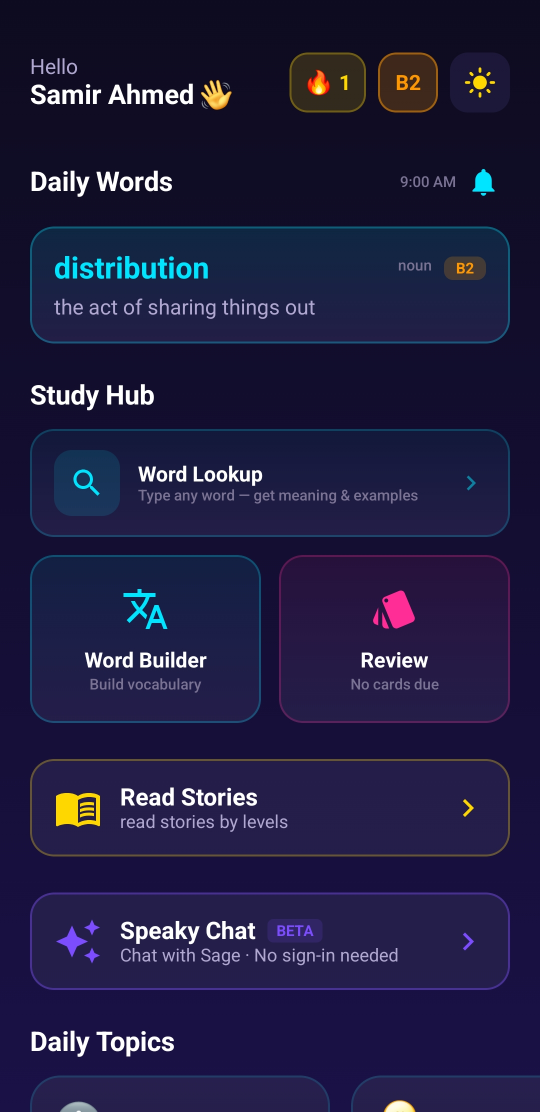
#> input picture play store images/Screenshot_20260405_132051_Speaky.jpg, 1080 x 2223 px, found by its file name (shown at 1/2 size)
$ python make_screenshots.py
#> lines starting #> are read from the running program, lines starting #| are printed output that depends on the picture; after the words box and inside, x2 and y2 are one past the last pixel; in counts of white or black regions, pixels touching at a corner belong together
"""
Generates elegant Play Store screenshots (1080x1920, 9:16) for Speaky.
Each screenshot gets:
  - Branded dark gradient background
  - Feature headline at the top
  - The actual app screenshot displayed as a floating phone mockup
  - Subtle glow, decorative elements
"""

import os
from PIL import Image, ImageDraw, ImageFont, ImageFilter

BASE = '/Users/samir/AndroidStudioProjects/aiTutor/play store images'
OUT  = os.path.join(BASE, 'play_store_screenshots')
os.makedirs(OUT, exist_ok=True)

W, H = 1080, 1920   # 9:16

# ── colours ───────────────────────────────────────────────────────────────────
BG_TOP    = (8,   10,  42)
BG_BOT    = (14,   8,  36)
GLOW_CYAN = (0,  200, 255)
GLOW_VIOL = (120, 50, 240)
WHITE     = (255, 255, 255)
CYAN      = (0,  210, 240)
DIM_CYAN  = (130, 200, 230)

# ── per-screen metadata ───────────────────────────────────────────────────────
SLIDES = [
    {
        "file": "Screenshot_20260405_132051_Speaky.jpg",
        "headline": "Your Daily\nEnglish Hub",
        "sub":      "Words, stories & study tools\nall in one place",
    },
    {
        "file": "Screenshot_20260405_132132_Speaky.jpg",
        "headline": "Deep-Dive\nWord Details",
        "sub":      "Meaning, pronunciation &\nreal-world examples",
    },
    {
        "file": "Screenshot_20260405_132138_Speaky.jpg",
        "headline": "Study at Your\nOwn Level",
        "sub":      "From A1 Beginner\nto C1 Advanced",
    },
    {
        "file": "Screenshot_20260405_132159_Speaky.jpg",
        "headline": "Smart\nFlashcards",
        "sub":      "Review vocabulary\nwhen it matters most",
    },
    {
        "file": "Screenshot_20260405_132218_Speaky.jpg",
        "headline": "Learn Through\nReal Stories",
        "sub":      "Engaging narratives\nwritten for learners",
    },
    {
        "file": "Screenshot_20260405_132223_Speaky.jpg",
        "headline": "Listen to\nStories Aloud",
        "sub":      "Improve listening &\ncomprehension skills",
    },
    {
        "file": "Screenshot_20260405_132423_Speaky.jpg",
        "headline": "Instant Word\nLookup",
        "sub":      "Search any word — get\nmeaning, IPA & examples",
    },
]

# ── helpers ───────────────────────────────────────────────────────────────────

def v_gradient(w, h, top, bot):
    img = Image.new('RGB', (w, h))
    px  = img.load()
    for y in range(h):
        t = y / (h - 1)
        c = tuple(int(top[i] + (bot[i]-top[i])*t) for i in range(3))
        for x in range(w):
            px[x, y] = c
    return img


def add_glow(canvas, cx, cy, radius, color, alpha=55, steps=20):
    layer = Image.new('RGBA', canvas.size, (0,0,0,0))
    d = ImageDraw.Draw(layer)
    for i in range(steps, 0, -1):
        r = int(radius * i / steps)
        a = int(alpha * (1 - i/steps) ** 1.3)
        d.ellipse([cx-r, cy-r, cx+r, cy+r], fill=(*color, a))
    canvas.alpha_composite(layer)


def dot_grid(canvas, spacing=90, color=(80, 120, 220), base_alpha=12):
    layer = Image.new('RGBA', canvas.size, (0,0,0,0))
    d = ImageDraw.Draw(layer)
    for x in range(0, canvas.width, spacing):
        for y in range(0, canvas.height, spacing):
            d.ellipse([x-1, y-1, x+1, y+1], fill=(*color, base_alpha))
    canvas.alpha_composite(layer)


def rounded_mask(w, h, r):
    m = Image.new('L', (w, h), 0)
    ImageDraw.Draw(m).rounded_rectangle([0,0,w-1,h-1], radius=r, fill=255)
    return m


def make_phone(ss_path, phone_h=1100):
    src  = Image.open(ss_path).convert('RGBA')
    sw, sh = src.size
    # slight crop of status bar
    src  = src.crop((0, int(sh*0.02), sw, sh))
    sw, sh = src.size

    aspect = sw / sh
    scr_h  = phone_h - 60
    scr_w  = int(scr_h * aspect)
    scr    = src.resize((scr_w, scr_h), Image.LANCZOS)

    ph_w = scr_w + 40
    ph_h = phone_h
    phone = Image.new('RGBA', (ph_w, ph_h), (0,0,0,0))
    d = ImageDraw.Draw(phone)

    # body
    d.rounded_rectangle([0,0,ph_w-1,ph_h-1], radius=55,
                         fill=(18,20,52,255), outline=(55,60,110,200), width=3)

    # screen
    sx, sy = 20, 30
    mask = rounded_mask(scr_w, scr_h, 35)
    phone.paste(scr, (sx, sy), mask)

    # notch
    nw, nh = 80, 18
    nx = (ph_w - nw) // 2
    d.rounded_rectangle([nx, 8, nx+nw, 8+nh], radius=9, fill=(10,12,38,255))
    # camera
    d.ellipse([nx+nw-18, 10, nx+nw-8, 18], fill=(25,30,60,220))

    # home indicator
    ind_w = 120
    ix = (ph_w - ind_w) // 2
    d.rounded_rectangle([ix, ph_h-18, ix+ind_w, ph_h-10],
                         radius=4, fill=(180,190,220,120))
    return phone


def shadow(canvas, img, x, y, blur=40, opacity=0.55):
    layer = Image.new('RGBA', canvas.size, (0,0,0,0))
    s_col = Image.new('RGBA', img.size, (0,0,0,int(255*opacity)))
    s_col.putalpha(img.split()[3])
    layer.paste(s_col, (x+16, y+20))
    layer = layer.filter(ImageFilter.GaussianBlur(blur))
    canvas.alpha_composite(layer)


def get_font(size, bold=False):
    candidates = [
        '/System/Library/Fonts/Supplemental/Futura.ttc',
        '/System/Library/Fonts/SFPro.ttf',
        '/System/Library/Fonts/Helvetica.ttc',
        '/Library/Fonts/Arial Bold.ttf' if bold else '/Library/Fonts/Arial.ttf',
        '/System/Library/Fonts/Supplemental/Arial.ttf',
    ]
    for p in candidates:
        if os.path.exists(p):
            try:
                return ImageFont.truetype(p, size)
            except Exception:
                continue
    return ImageFont.load_default()


# ── render ────────────────────────────────────────────────────────────────────

for idx, slide in enumerate(SLIDES):
    ss_path = os.path.join(BASE, slide['file'])
    if not os.path.exists(ss_path):
        print(f'Missing {slide["file"]}, skipping')
        continue

    # 1. background
    canvas = v_gradient(W, H, BG_TOP, BG_BOT).convert('RGBA')

    # 2. glows
    add_glow(canvas, W//2, 420,  700, GLOW_CYAN, alpha=40)
    add_glow(canvas, W//2, 1500, 550, GLOW_VIOL, alpha=35)
    add_glow(canvas, 100,  300,  400, GLOW_VIOL, alpha=20)

    # 3. dot grid
    dot_grid(canvas, spacing=90)

    # 4. top divider accent bar
    accent_layer = Image.new('RGBA', (W, H), (0,0,0,0))
    ad = ImageDraw.Draw(accent_layer)
    # horizontal gradient line under headline area
    for x in range(W):
        t   = x / (W-1)
        a   = int(180 * (1 - abs(t - 0.5)*2))
        col = tuple(int(GLOW_CYAN[i] + (GLOW_VIOL[i]-GLOW_CYAN[i])*t) for i in range(3))
        ad.line([(x, 520), (x, 523)], fill=(*col, a))
    canvas.alpha_composite(accent_layer)

    # 5. phone mockup
    phone      = make_phone(ss_path, phone_h=1120)
#> in make_phone, `scr    = src.resize((scr_w, scr_h), Image.LANCZOS)`:
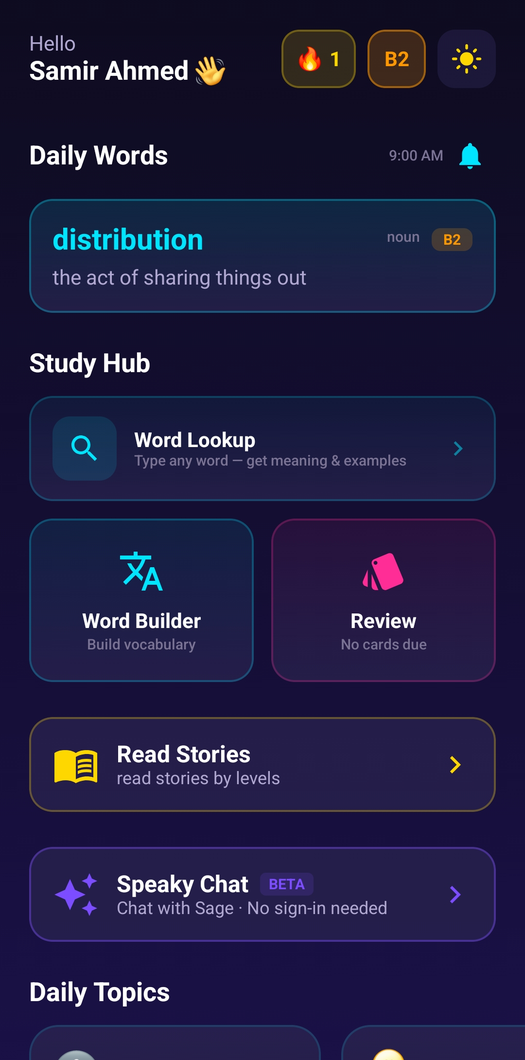
#> scr: PIL image 525x1060 RGBA; mean R, G, B, A 32.5, 29.6, 65.2, 255
#> in rounded_mask, `ImageDraw.Draw(m).rounded_rectangle([0,0,w-1,h-1], radius=r, fill=255)`:
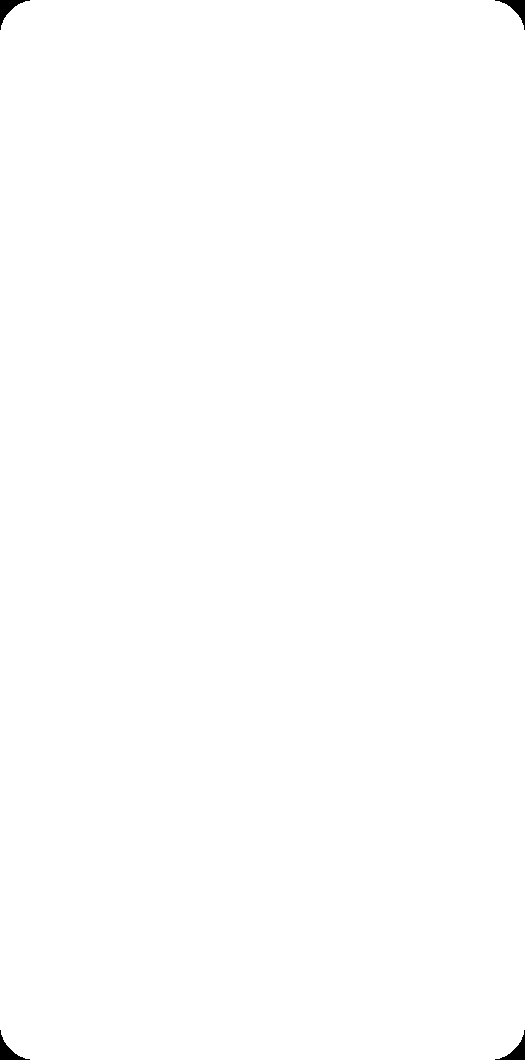
#> m: PIL image 525x1060 L; 99.8% white; 4 black regions, box (x1, y1, x2, y2) and area: (0, 0, 30, 30) 275, (495, 0, 525, 30) 275, (0, 1030, 30, 1060) 275, (495, 1030, 525, 1060) 275
#> in make_phone, `phone.paste(scr, (sx, sy), mask)`:
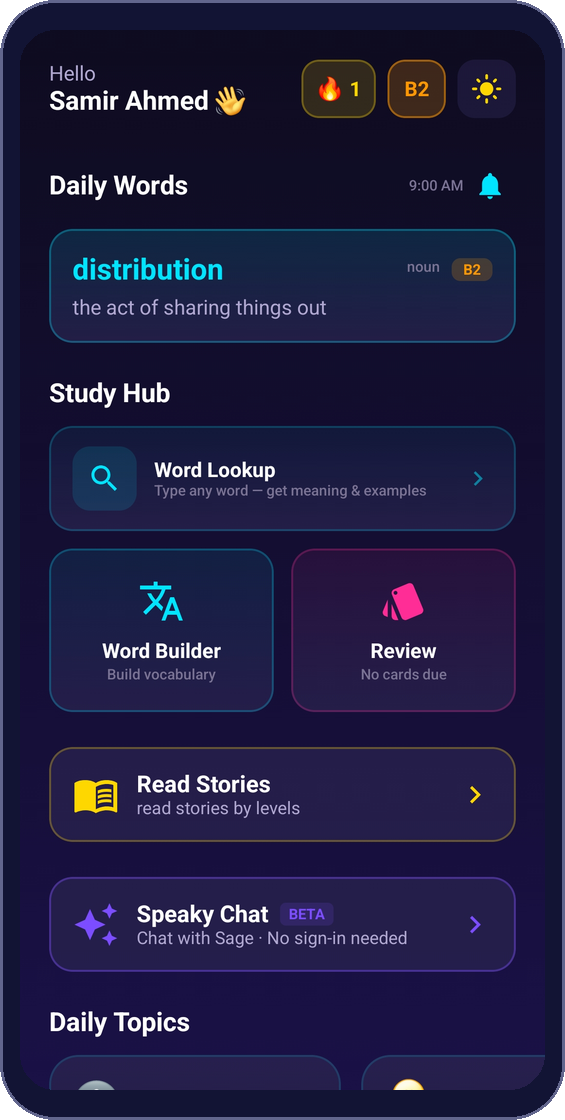
#> phone: PIL image 565x1120 RGBA; mean R, G, B, A 31.2, 29, 64.3, 253.1; transparent parts drawn white
    ph_w, ph_h = phone.size
    px = (W - ph_w) // 2
    py = H - ph_h - 60   # bottom-anchored with padding

    shadow(canvas, phone, px, py, blur=50, opacity=0.6)
#> in shadow, `s_col.putalpha(img.split()[3])`:
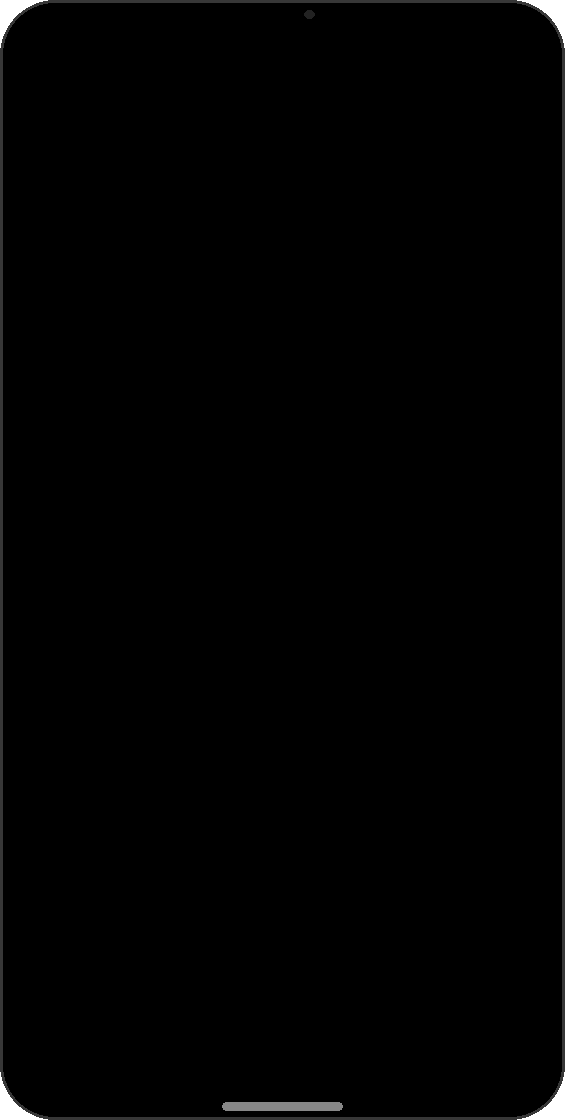
#> s_col: PIL image 565x1120 RGBA; mean R, G, B, A 0, 0, 0, 252.8; transparent parts drawn white
#> in shadow, `layer = layer.filter(ImageFilter.GaussianBlur(blur))`:
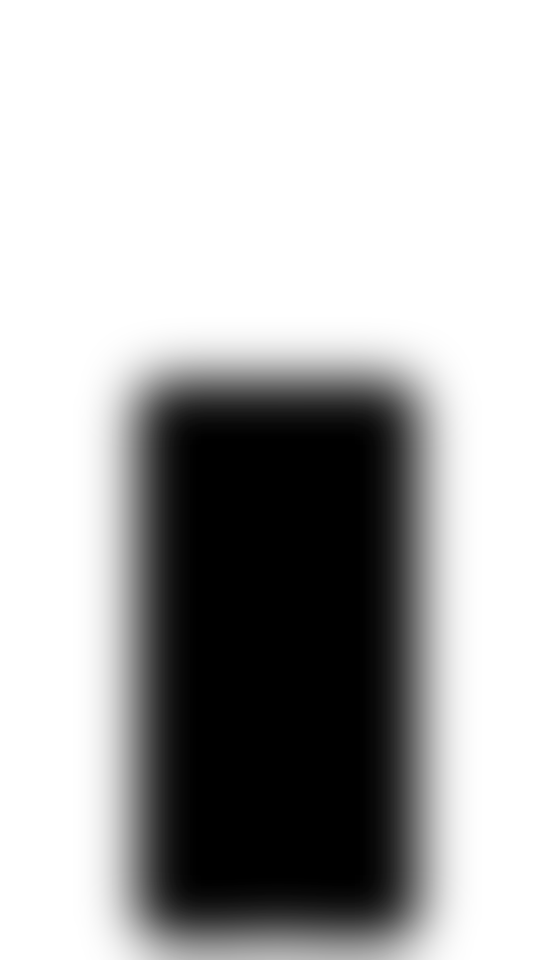
#> layer: PIL image 1080x1920 RGBA (shown at 1/2 size); mean R, G, B, A 0, 0, 0, 76.9; transparent parts drawn white
#> in shadow, `canvas.alpha_composite(layer)`:
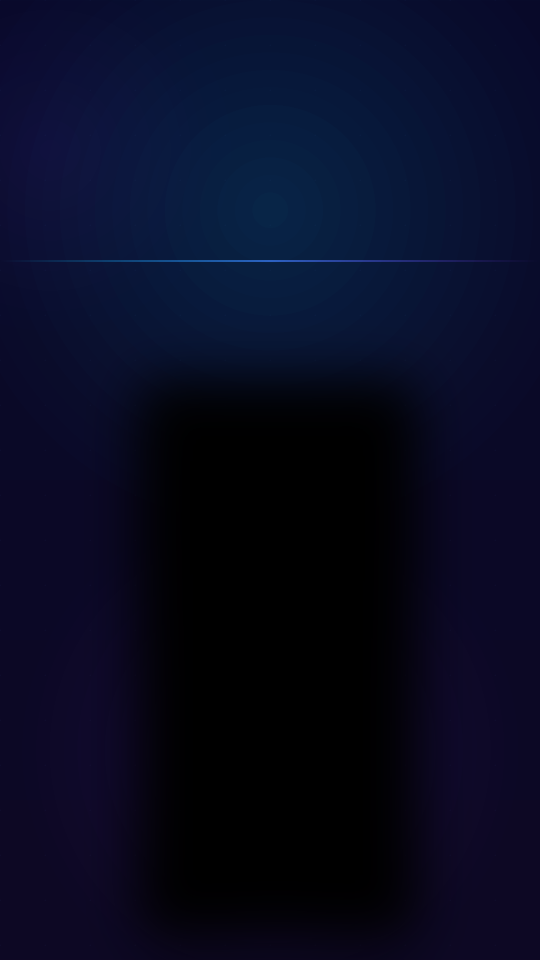
#> canvas: PIL image 1080x1920 RGBA (shown at 1/2 size); mean R, G, B, A 7.5, 10.7, 33.6, 255
    canvas.paste(phone, (px, py), phone)
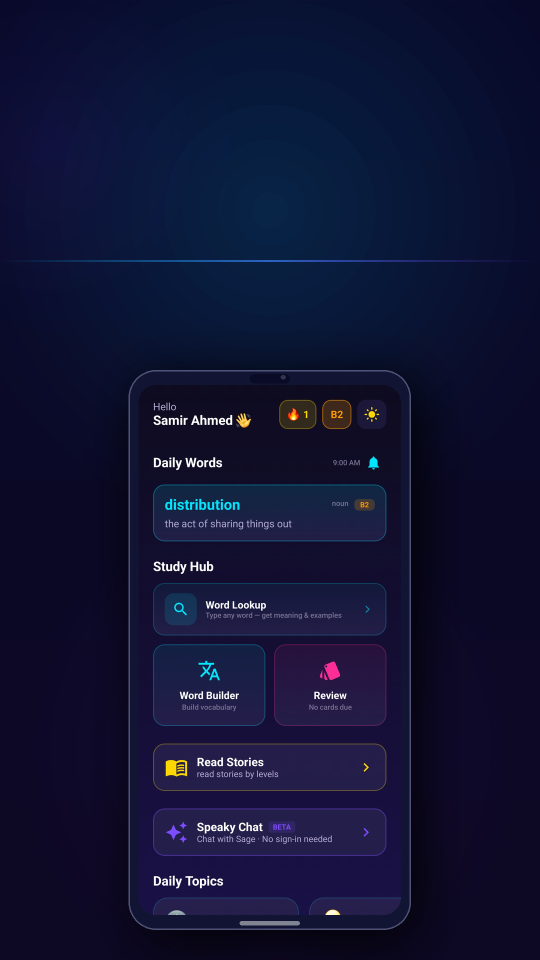
#> canvas: PIL image 1080x1920 RGBA (shown at 1/2 size); mean R, G, B, A 16.5, 19.2, 51.6, 254.8; transparent parts drawn white

    # 6. text
    d = ImageDraw.Draw(canvas)

    # app name (small, top)
    font_app  = get_font(38)
    app_label = "Speaky"
    bb        = d.textbbox((0,0), app_label, font=font_app)
#> bb = (0, 2, 35, 12)
    aw        = bb[2]-bb[0]
#> aw = 35
    ax        = (W - aw) // 2
#> ax = 522
    # glow under app name
    glow_txt = Image.new('RGBA', (W,H), (0,0,0,0))
    gt = ImageDraw.Draw(glow_txt)
    gt.text((ax, 68), app_label, font=font_app, fill=(*CYAN, 80))
    glow_txt = glow_txt.filter(ImageFilter.GaussianBlur(10))
    canvas.alpha_composite(glow_txt)
    d.text((ax, 68), app_label, font=font_app, fill=(*CYAN, 220))

    # headline
    font_h = get_font(108, bold=True)
    hy     = 140
    for line in slide['headline'].split('\n'):
        bb  = d.textbbox((0,0), line, font=font_h)
        lw  = bb[2]-bb[0]
        lx  = (W - lw) // 2
        # subtle glow
        glt = Image.new('RGBA', (W,H), (0,0,0,0))
        gd  = ImageDraw.Draw(glt)
        gd.text((lx, hy), line, font=font_h, fill=(255,255,255,40))
        glt = glt.filter(ImageFilter.GaussianBlur(14))
        canvas.alpha_composite(glt)
        d.text((lx, hy), line, font=font_h, fill=WHITE)
        hy += 118
#> this loop made 2 passes
#> (bb, lw, lx) on passes 1 to 2: ((0, 2, 48, 12), 48, 516), ((0, 2, 59, 12), 59, 510)
#> after the loop, hy = 376

    # sub-headline
    font_s = get_font(46)
    sy2    = hy + 10
#> sy2 = 386
    for line in slide['sub'].split('\n'):
        bb  = d.textbbox((0,0), line, font=font_s)
        lw  = bb[2]-bb[0]
        lx  = (W - lw) // 2
        d.text((lx, sy2), line, font=font_s, fill=(*DIM_CYAN, 200))
        sy2 += 58
#> this loop made 2 passes
#> (bb, lw, lx, sy2) on passes 1 to 2: ((0, 2, 120, 12), 120, 480, 444), ((0, 2, 70, 12), 70, 505, 502)
#> after the loop, sy2 = 502

    # 7. decorative dot row above phone
    dot_row_layer = Image.new('RGBA', (W,H), (0,0,0,0))
    drl = ImageDraw.Draw(dot_row_layer)
    n_dots = 7
    dot_spacing = 24
    total_w = n_dots * dot_spacing
    dsx = (W - total_w) // 2
    dsy = py - 38
    for i in range(n_dots):
        r   = 5 if i == idx % n_dots else 4
        a   = 220 if i == idx % n_dots else 70
        col = CYAN if i == idx % n_dots else DIM_CYAN
        cx  = dsx + i * dot_spacing + dot_spacing//2
        drl.ellipse([cx-r, dsy-r, cx+r, dsy+r], fill=(*col, a))
    canvas.alpha_composite(dot_row_layer)

    # 8. save
    out_name = f'screenshot_{idx+1:02d}.jpg'
    out_path = os.path.join(OUT, out_name)
    canvas.convert('RGB').save(out_path, 'JPEG', quality=95)
    print(f'Saved {out_name}  ({W}x{H})')
#> pass 2 of the loop `for idx, slide in enumerate(SLIDES):`:
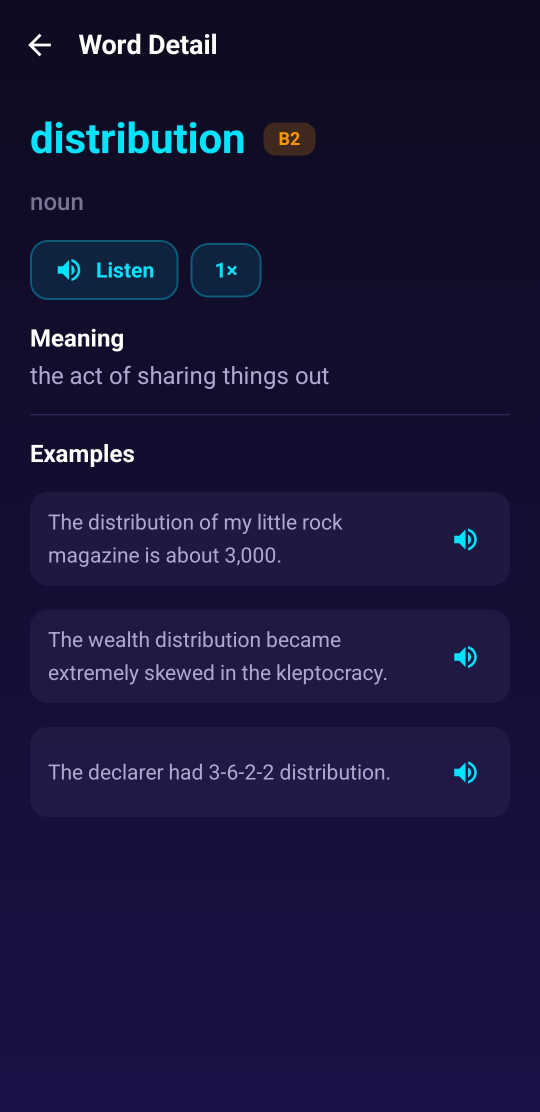
#> input picture play store images/Screenshot_20260405_132132_Speaky.jpg, 1080 x 2223 px, found by its file name (shown at 1/2 size)
#> in make_phone (call 2), `phone.paste(scr, (sx, sy), mask)`:
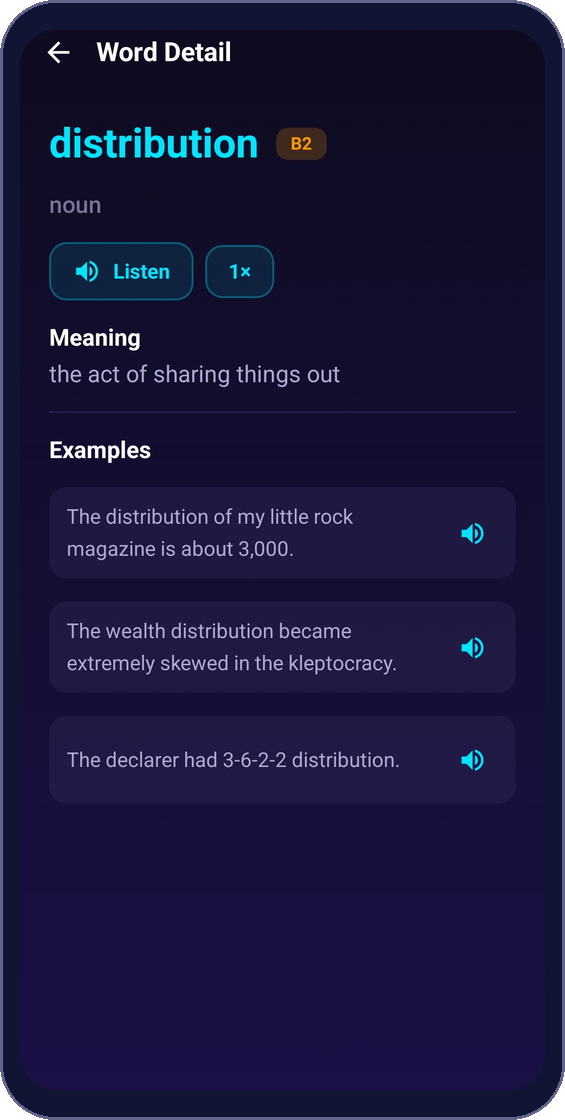
#> phone: PIL image 565x1120 RGBA; mean R, G, B, A 25.2, 22.2, 59, 253.1; transparent parts drawn white
#> `canvas.paste(phone, (px, py), phone)`:
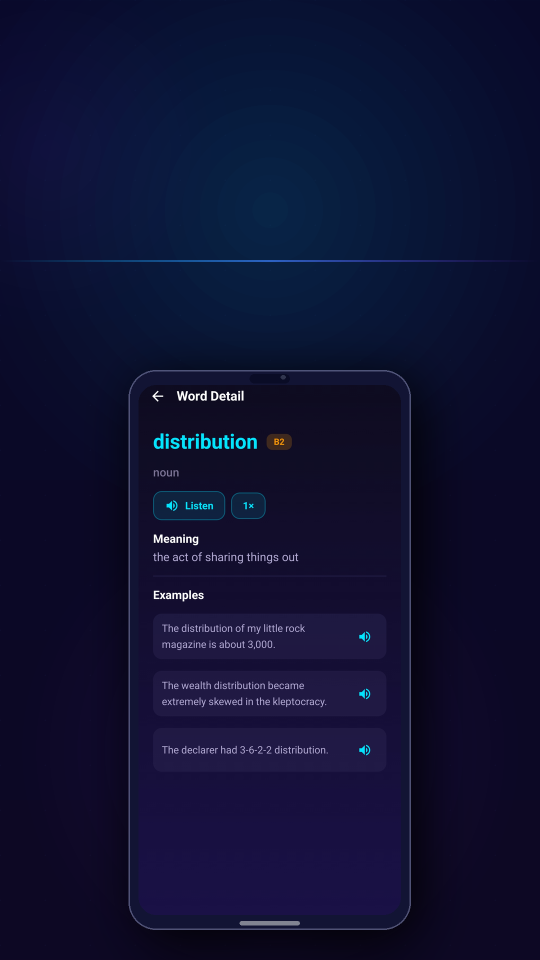
#> canvas: PIL image 1080x1920 RGBA (shown at 1/2 size); mean R, G, B, A 14.7, 17.1, 50, 254.8; transparent parts drawn white
#> `bb        = d.textbbox((0,0), app_label, font=font_app)`: bb = (0, 2, 35, 12)
#> the loop `for line in slide['headline'].split('\n'):` made 2 passes
#> (bb, lw, lx) on passes 1 to 2: ((0, 2, 49, 12), 49, 515), ((0, 2, 58, 10), 58, 511)
#> after the loop `for line in slide['headline'].split('\n'):`: hy = 376
#> `sy2    = hy + 10`: sy2 = 386
#> the loop `for line in slide['sub'].split('\n'):` made 2 passes
#> (bb, lw, lx, sy2) on passes 1 to 2: ((0, 2, 123, 12), 123, 478, 444), ((0, 2, 93, 12), 93, 493, 502)
#> after the loop `for line in slide['sub'].split('\n'):`: sy2 = 502

print('Done —', OUT)
